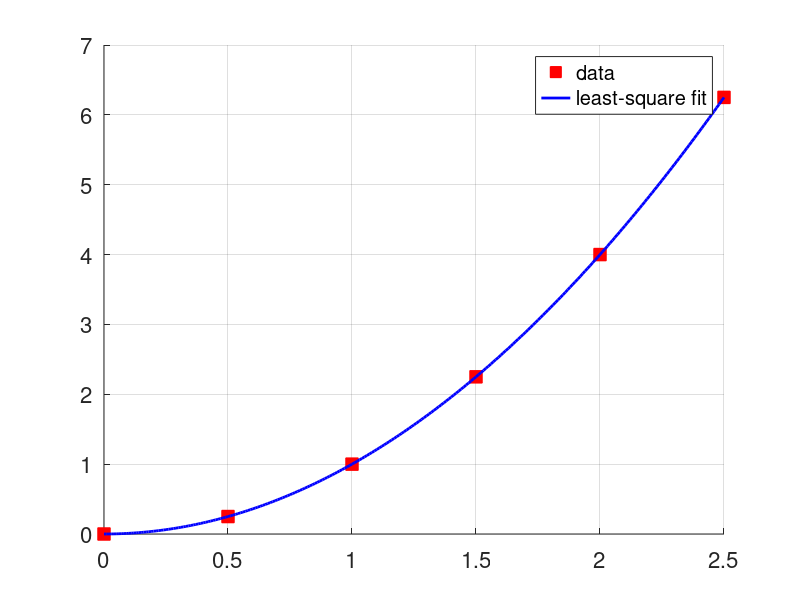
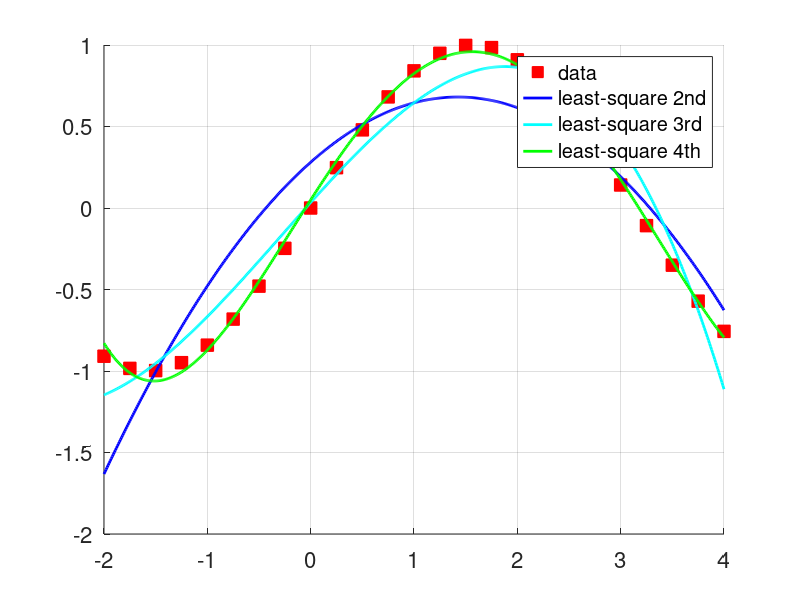

MATLAB code to generate these figures, in order:
n  = 6;
x  = [0;0.5;1;1.5;2;2.5];
u  = x.^2;

m  = 3;

A  = zeros(m,m);
b  = zeros(m,1);

for i=1:n
  xi = x(i);
  p  = [1;xi;xi^2];
  A  = A + p*p';
  b  = b+ p*u(i);
end

a    = A\b;

%%

xx = 0:0.01:x(end);
uh = a(1) + a(2)*xx + a(3)*xx.^2;

figure
hold on
plot(x,u,'rs','MarkerSize',9,'MarkerFaceColor','red')
plot(xx,uh,'b-','LineWidth',2)
set(gca,'FontSize',16)
legend('data','least-square fit')
grid on

%% sin function

x  = -2:0.25:4;
u  = sin(x);

n  = length(x);
m  = 3;

A  = zeros(m,m);
b  = zeros(m,1);

for i=1:n
  xi = x(i);
  p  = [1;xi;xi^2];
  A  = A + p*p';
  b  = b+ p*u(i);
end

a1    = A\b;

m  = 4;

A  = zeros(m,m);
b  = zeros(m,1);

for i=1:n
  xi = x(i);
  p  = [1;xi;xi^2;xi^3];
  A  = A + p*p';
  b  = b+ p*u(i);
end

a2    = A\b;

m  = 5;

A  = zeros(m,m);
b  = zeros(m,1);

for i=1:n
  xi = x(i);
  p  = [1;xi;xi^2;xi^3;xi^4];
  A  = A + p*p';
  b  = b+ p*u(i);
end

a3    = A\b;

%%

xx = -2:0.01:4;
uh2 = a1(1) + a1(2)*xx + a1(3)*xx.^2;
uh3 = a2(1) + a2(2)*xx + a2(3)*xx.^2 + a2(4)*xx.^3;
uh4 = a3(1) + a3(2)*xx + a3(3)*xx.^2 + a3(4)*xx.^3 + a3(5)*xx.^4;

figure
hold on
plot(x,u,'rs','MarkerSize',9,'MarkerFaceColor','red')
plot(xx,uh2,'b-','LineWidth',2)
plot(xx,uh3,'cyan-','LineWidth',2)
plot(xx,uh4,'green-','LineWidth',2)
set(gca,'FontSize',16)
legend('data','least-square 2nd', 'least-square 3rd', 'least-square 4th')
grid on
